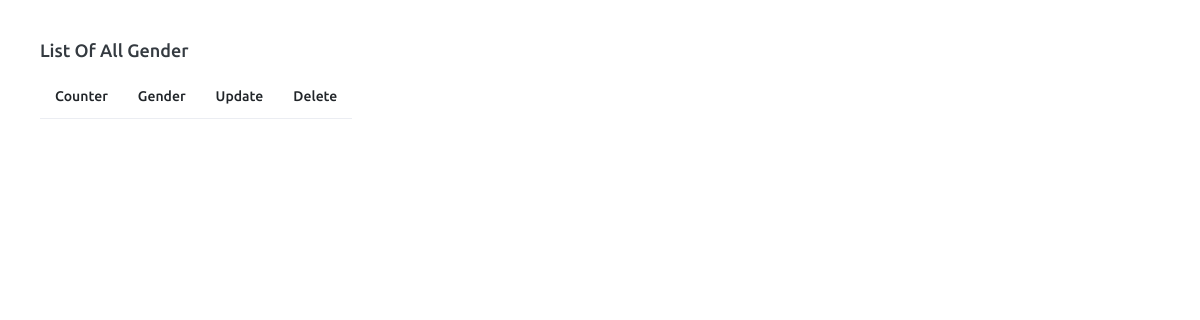
The page /school/list-gender/ (signed in) on the database as committed earlier.
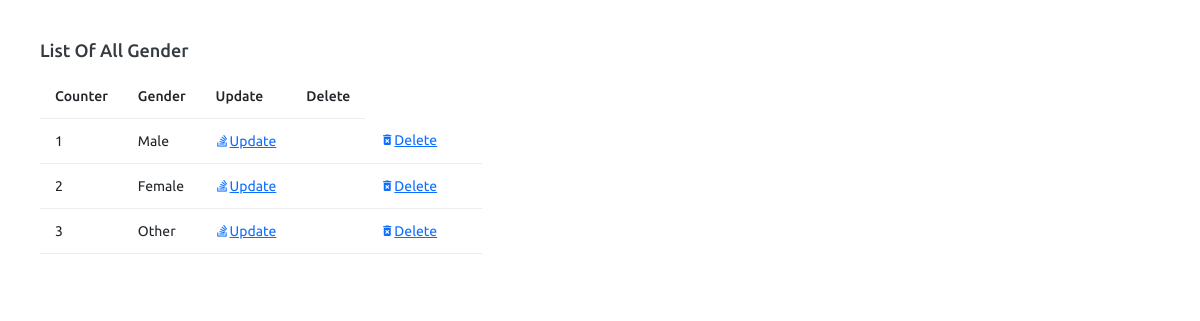
The same page on the database as committed later.
### school/models.py (models this page shows, shortened)
class Gender(models.Model):
    gender=models.CharField(max_length=255, blank=True, null=True)

### school/views.py (the view)
# urls.py: path('list-gender/', views.ListGender, name='list-gender'),
@login_required
def ListGender(request):
	title = 'List of All gender'
	queryset = Gender.objects.all()
	context = {
	"title": title,
	"queryset": queryset,
	}
	return render(request, "school/list-gender.html", context)

### school/templates/school/list-gender.html
{% extends 'base.html' %}
{% load static %}
{% block content %}
<div class="row">
    <div class="col-12 grid-margin">
      <div class="card">
        <div class="card-body">
          <h4 class="card-title">{{title}}</h4>
          <div class="table-responsive">
            <table class="table">
              <thead>
                <tr>
                  <th>Counter</th>
                  <th>Gender</th>
                  <th>Update</th>
                  <th>Delete</th>
                </tr>
              </thead>
              <tbody>
                {% for instance in queryset %}
                    <tr>
                        <td>{{forloop.counter}}</td>
                        <td>{{instance.gender}}</td>
                        <td><a href="{% url 'school:edit-gender' instance.id%}" class="mdi mdi-stack-overflow">Update</a><td>
                        <td><a href="{% url 'school:delete-gender' instance.id%}" class="mdi mdi-delete-forever">Delete</a><td>
                    </tr>
                {% endfor %}
              </tbody>
            </table>
          </div>
        </div>
      </div>
    </div>
  </div>
  {% endblock content %}

### school/templates/base.html (shortened to what this page needs)
{%load static%}
<!DOCTYPE html>
<html lang="en">
  <head>
    <link rel="stylesheet" href="{% static 'dash/assets/vendors/mdi/css/materialdesignicons.min.css' %}">
    <link rel="stylesheet" href="{% static 'dash/assets/vendors/css/vendor.bundle.base.css' %}">
    <link rel="stylesheet" href="{% static 'dash/assets/css/style.css' %}">
  </head>
  <body>
    <div class="container-scroller">
      <div class="container-fluid page-body-wrapper">
      {% block content %}
      {% endblock content %}
      </div>
    </div>
  </body>
</html>

Rows that differ between the two databases and show on the page:
added Gender: gender "Male"
added Gender: gender "Female"
added Gender: gender "Other"
